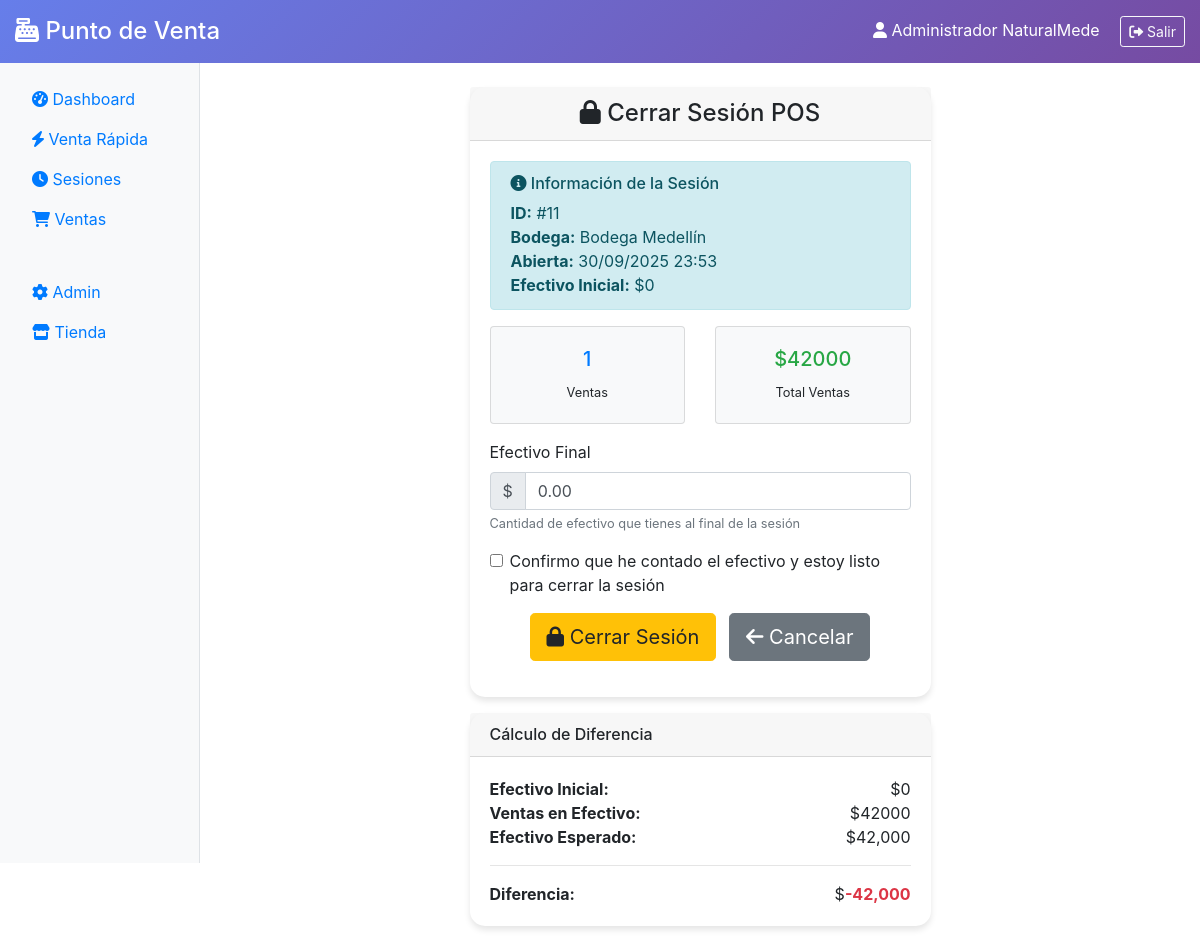
The page /pos/session/close/11/ (signed in) on the database its author committed.
### pos/models.py (models this page shows, shortened)
class POSSession(models.Model):
    STATUS_CHOICES = [
        ('open', 'Abierta'),
        ('closed', 'Cerrada'),
    ]
    session_id = models.CharField(max_length=50, unique=True, verbose_name="ID de sesión")
    user = models.ForeignKey('auth.User', on_delete=models.CASCADE, verbose_name="Usuario")
    warehouse = models.ForeignKey('inventory.Warehouse', on_delete=models.CASCADE, verbose_name="Bodega")
    status = models.CharField(max_length=20, choices=STATUS_CHOICES, default='open', verbose_name="Estado")
    opening_cash = models.DecimalField(max_digits=10, decimal_places=2, default=0, verbose_name="Efectivo inicial")
    closing_cash = models.DecimalField(max_digits=10, decimal_places=2, default=0, verbose_name="Efectivo final")
    total_sales = models.DecimalField(max_digits=10, decimal_places=2, default=0, verbose_name="Total ventas")
    total_transactions = models.PositiveIntegerField(default=0, verbose_name="Total transacciones")
    opened_at = models.DateTimeField(auto_now_add=True, verbose_name="Abierta en")
    closed_at = models.DateTimeField(blank=True, null=True, verbose_name="Cerrada en")
    notes = models.TextField(blank=True, null=True, verbose_name="Notas")
    class Meta:
        verbose_name = "Sesión POS"
        verbose_name_plural = "Sesiones POS"
        ordering = ['-opened_at']

### inventory/models.py (models this page shows, shortened)
class Warehouse(models.Model):
    name = models.CharField(max_length=100, verbose_name="Nombre")
    code = models.CharField(max_length=10, unique=True, verbose_name="Código")
    address = models.TextField(verbose_name="Dirección")
    city = models.CharField(max_length=100, verbose_name="Ciudad")
    phone = models.CharField(max_length=20, blank=True, verbose_name="Teléfono")
    email = models.EmailField(blank=True, verbose_name="Email")
    is_active = models.BooleanField(default=True, verbose_name="Activa")
    is_main = models.BooleanField(default=False, verbose_name="Principal")
    created_at = models.DateTimeField(auto_now_add=True, verbose_name="Creada en")
    updated_at = models.DateTimeField(auto_now=True, verbose_name="Actualizada en")
    class Meta:
        verbose_name = "Bodega"
        verbose_name_plural = "Bodegas"
        ordering = ['name']

### pos/views.py (the view, shortened to what this page needs)
# urls.py: path('session/close/<int:pk>/', views.POSSessionCloseView.as_view(), name='session_close'),
class POSSessionCloseView(LoginRequiredMixin, UpdateView):
    model = POSSession
    fields = ['closing_cash']
    template_name = 'pos/session_close.html'
    success_url = reverse_lazy('pos:dashboard')
    def get_queryset(self):
        return POSSession.objects.filter(
            user=self.request.user,
            status='open'
        )

### catalog/context_processors.py (called while the page is built)
def cart(request):
    cart = None
    cart_items = []
    cart_total = 0
    cart_items_count = 0
    if request.user.is_authenticated:
        cart, created = Cart.objects.get_or_create(user=request.user)
    else:
        if request.session.session_key:
            cart, created = Cart.objects.get_or_create(session_key=request.session.session_key)
    if cart:
        cart_items = cart.items.all()
        cart_total = cart.total_with_iva
        cart_items_count = cart.total_items
    return {
        'cart': cart,
        'cart_items': cart_items,
        'cart_total': cart_total,
        'cart_items_count': cart_items_count,
    }

### catalog/models.py (called while the page is built)
    @property
    def total_items(self):
        return sum(item.quantity for item in self.items.all())

    @property
    def total_amount(self):
        return sum(item.total for item in self.items.all())

    @property
    def total_iva(self):
        return sum(item.iva_amount for item in self.items.all())

    @property
    def total_with_iva(self):
        return self.total_amount + self.total_iva

### pos/templates/pos/session_close.html (shortened to what this page needs)
{% extends 'pos/base.html' %}
{% block content %}
<div class="row justify-content-center">
    <div class="col-md-6">
        <div class="card card-pos">
            <div class="card-header text-center">
                <h4 class="mb-0">
                    <i class="fas fa-lock"></i> Cerrar Sesión POS
                </h4>
            </div>
            <div class="card-body">
                <div class="alert alert-info">
                    <h6><i class="fas fa-info-circle"></i> Información de la Sesión</h6>
                    <ul class="list-unstyled mb-0">
                        <li><strong>ID:</strong> #{{ object.id }}</li>
                        <li><strong>Bodega:</strong> {{ object.warehouse.name }}</li>
                        <li><strong>Abierta:</strong> {{ object.opened_at|date:"d/m/Y H:i" }}</li>
                        <li><strong>Efectivo Inicial:</strong> ${{ object.opening_cash|floatformat:0 }}</li>
                    </ul>
                </div>
                <div class="row mb-3">
                    <div class="col-6">
                        <div class="card bg-light">
                            <div class="card-body text-center">
                                <h5 class="text-primary">{{ object.total_transactions|default:0 }}</h5>
                                <small>Ventas</small>
                            </div>
                        </div>
                    </div>
                    <div class="col-6">
                        <div class="card bg-light">
                            <div class="card-body text-center">
                                <h5 class="text-success">${{ object.total_sales|floatformat:0|default:0 }}</h5>
                                <small>Total Ventas</small>
                            </div>
                        </div>
                    </div>
                </div>
                <form method="post">
                    <div class="form-group">
                        <label for="{{ form.closing_cash.id_for_label }}">Efectivo Final</label>
                        <div class="input-group">
                            <div class="input-group-prepend">
                                <span class="input-group-text">$</span>
                            </div>
                            <input type="number" class="form-control" name="{{ form.closing_cash.name }}"
                                   id="{{ form.closing_cash.id_for_label }}"
                                   value="{{ form.closing_cash.value|default:'0.00' }}"
                                   step="0.01" min="0" required>
                        </div>
                        <small class="form-text text-muted">Cantidad de efectivo que tienes al final de la sesión</small>
                    </div>
                    <div class="form-group">
                        <div class="form-check">
                            <input class="form-check-input" type="checkbox" id="confirmClose" required>
                            <label class="form-check-label" for="confirmClose">
                                Confirmo que he contado el efectivo y estoy listo para cerrar la sesión
                            </label>
                        </div>
                    </div>
                    <div class="form-group text-center">
                        <button type="submit" class="btn btn-warning btn-lg">
                            <i class="fas fa-lock"></i> Cerrar Sesión
                        </button>
                        <a href="{% url 'pos:dashboard' %}" class="btn btn-secondary btn-lg ml-2">
                            <i class="fas fa-arrow-left"></i> Cancelar
                        </a>
                    </div>
                </form>
            </div>
        </div>
        <div class="card card-pos mt-3">
            <div class="card-header">
                <h6 class="mb-0">Cálculo de Diferencia</h6>
            </div>
            <div class="card-body">
                <div class="row">
                    <div class="col-6">
                        <strong>Efectivo Inicial:</strong>
                    </div>
                    <div class="col-6 text-right">
                        $<span id="openingCash">{{ object.opening_cash|floatformat:0 }}</span>
                    </div>
                </div>
                <div class="row">
                    <div class="col-6">
                        <strong>Ventas en Efectivo:</strong>
                    </div>
                    <div class="col-6 text-right">
                        $<span id="cashSales">{{ object.total_sales|floatformat:0|default:0 }}</span>
                    </div>
                </div>
                <div class="row">
                    <div class="col-6">
                        <strong>Efectivo Esperado:</strong>
                    </div>
                    <div class="col-6 text-right">
                        $<span id="expectedCash">0</span>
                    </div>
                </div>
                <hr>
                <div class="row">
                    <div class="col-6">
                        <strong>Diferencia:</strong>
                    </div>
                    <div class="col-6 text-right">
                        $<span id="difference" class="font-weight-bold">0</span>
                    </div>
                </div>
            </div>
        </div>
    </div>
</div>
{% endblock %}

### pos/templates/pos/base.html (shortened to what this page needs)
<!DOCTYPE html>
<html lang="es">
<head>
    <link href="https://cdn.jsdelivr.net/npm/bootstrap@4.5.2/dist/css/bootstrap.min.css" rel="stylesheet">
    <link href="https://cdnjs.cloudflare.com/ajax/libs/font-awesome/6.0.0/css/all.min.css" rel="stylesheet">
</head>
<body>
    <div class="pos-header">
        <div class="container-fluid">
            <div class="row align-items-center">
                <div class="col-md-6">
                    <h4 class="mb-0">
                        <i class="fas fa-cash-register"></i> Punto de Venta
                    </h4>
                </div>
                <div class="col-md-6 text-right">
                    <span class="mr-3">
                        <i class="fas fa-user"></i> {{ user.get_full_name|default:user.username }}
                    </span>
                    <a href="{% url 'admin:logout' %}" class="btn btn-outline-light btn-sm">
                        <i class="fas fa-sign-out-alt"></i> Salir
                    </a>
                </div>
            </div>
        </div>
    </div>
    <div class="container-fluid">
        <div class="row">
            <div class="col-md-2 px-0">
                <div class="pos-sidebar">
                    <nav class="nav flex-column p-3">
                        <a class="nav-link {% if request.resolver_match.url_name == 'dashboard' %}active{% endif %}" href="{% url 'pos:dashboard' %}">
                            <i class="fas fa-tachometer-alt"></i> Dashboard
                        </a>
                        <a class="nav-link {% if request.resolver_match.url_name == 'quick_sale' %}active{% endif %}" href="{% url 'pos:quick_sale' %}">
                            <i class="fas fa-bolt"></i> Venta Rápida
                        </a>
                        <a class="nav-link {% if 'session' in request.resolver_match.url_name %}active{% endif %}" href="{% url 'pos:session' %}">
                            <i class="fas fa-clock"></i> Sesiones
                        </a>
                        <a class="nav-link {% if 'sale' in request.resolver_match.url_name %}active{% endif %}" href="{% url 'pos:sale' %}">
                            <i class="fas fa-shopping-cart"></i> Ventas
                        </a>
                        <a class="nav-link" href="{% url 'custom_admin:admin_dashboard' %}">
                            <i class="fas fa-cog"></i> Admin
                        </a>
                        <a class="nav-link" href="/">
                            <i class="fas fa-store"></i> Tienda
                        </a>
                    </nav>
                </div>
            </div>
            <div class="col-md-10 px-0">
                <div class="pos-main p-4">
                    {% block content %}{% endblock %}
                </div>
            </div>
        </div>
    </div>
</body>
</html>

### pos/templates/pos/base.html (style rules this page uses)
.pos-header { background: linear-gradient(135deg, #667eea 0%, #764ba2 100%); color: white; padding: 1rem 0; }
.pos-sidebar { background: #f8f9fa; min-height: 100vh; border-right: 1px solid #dee2e6; }
.pos-main { background: white; min-height: 100vh; }
.card-pos { border: none; border-radius: 15px; box-shadow: 0 4px 6px rgba(0,0,0,0.1); }

### rows shown on the page
POSSession: id "11", warehouse.name "Bodega Medellín", opened_at "30/09/2025 23:53", opening_cash "0", total_transactions "1", total_sales "42000", closing_cash "0.00"

### other values the page prints
{{ user.get_full_name|default:user.username }} "Administrador NaturalMede"
